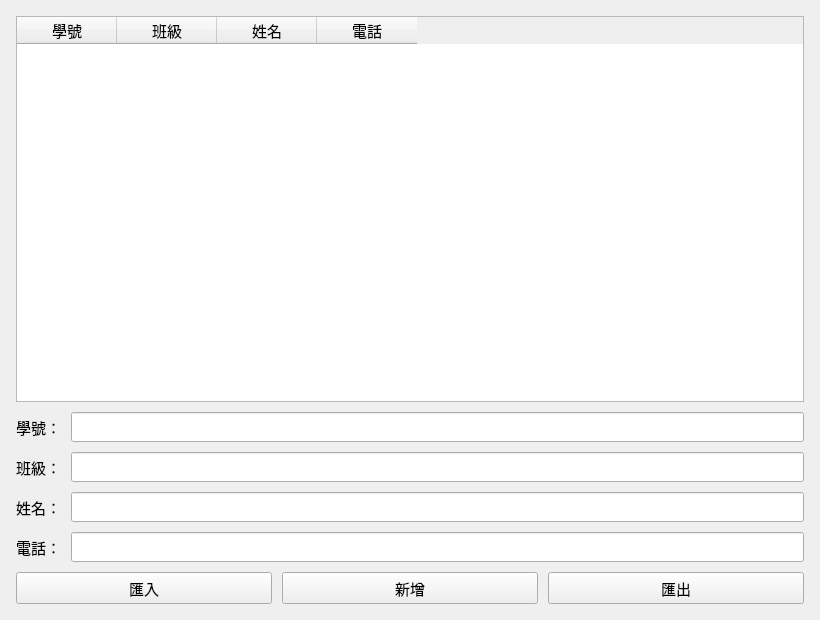
<?xml version="1.0" encoding="UTF-8"?>
<ui version="4.0">
 <class>MyWidget</class>
 <widget class="QWidget" name="MyWidget">
  <property name="geometry"><rect><x>0</x><y>0</y><width>820</width><height>620</height></rect></property>
  <property name="minimumSize"><size><width>660</width><height>480</height></size></property>
  <property name="font"><font><family>Microsoft JhengHei</family><pointsize>11</pointsize></font></property>
  <property name="windowTitle"><string>通訊錄</string></property>
  <layout class="QVBoxLayout" name="verticalLayout" stretch="1,0,0">
   <property name="spacing"><number>10</number></property>
   <property name="leftMargin"><number>16</number></property>
   <property name="topMargin"><number>16</number></property>
   <property name="rightMargin"><number>16</number></property>
   <property name="bottomMargin"><number>16</number></property>
   <item>
    <widget class="QTableWidget" name="tableWidget">
     <property name="rowCount"><number>0</number></property>
     <property name="columnCount"><number>4</number></property>
     <column><property name="text"><string>學號</string></property></column>
     <column><property name="text"><string>班級</string></property></column>
     <column><property name="text"><string>姓名</string></property></column>
     <column><property name="text"><string>電話</string></property></column>
    </widget>
   </item>
   <item>
    <layout class="QFormLayout" name="formLayout">
     <property name="fieldGrowthPolicy"><enum>QFormLayout::AllNonFixedFieldsGrow</enum></property>
     <property name="verticalSpacing"><number>10</number></property>
     <item row="0" column="0"><widget class="QLabel" name="studentIdLabel"><property name="text"><string>學號：</string></property><property name="buddy"><cstring>studentIdEdit</cstring></property></widget></item>
     <item row="0" column="1"><widget class="QLineEdit" name="studentIdEdit"/></item>
     <item row="1" column="0"><widget class="QLabel" name="classLabel"><property name="text"><string>班級：</string></property><property name="buddy"><cstring>classEdit</cstring></property></widget></item>
     <item row="1" column="1"><widget class="QLineEdit" name="classEdit"/></item>
     <item row="2" column="0"><widget class="QLabel" name="nameLabel"><property name="text"><string>姓名：</string></property><property name="buddy"><cstring>nameEdit</cstring></property></widget></item>
     <item row="2" column="1"><widget class="QLineEdit" name="nameEdit"/></item>
     <item row="3" column="0"><widget class="QLabel" name="phoneLabel"><property name="text"><string>電話：</string></property><property name="buddy"><cstring>phoneEdit</cstring></property></widget></item>
     <item row="3" column="1"><widget class="QLineEdit" name="phoneEdit"/></item>
    </layout>
   </item>
   <item>
    <layout class="QHBoxLayout" name="buttonLayout">
     <item><widget class="QPushButton" name="importButton"><property name="minimumSize"><size><width>0</width><height>32</height></size></property><property name="text"><string>匯入</string></property></widget></item>
     <item><widget class="QPushButton" name="addButton"><property name="minimumSize"><size><width>0</width><height>32</height></size></property><property name="text"><string>新增</string></property></widget></item>
     <item><widget class="QPushButton" name="exportButton"><property name="minimumSize"><size><width>0</width><height>32</height></size></property><property name="text"><string>匯出</string></property></widget></item>
    </layout>
   </item>
  </layout>
 </widget>
 <tabstops><tabstop>studentIdEdit</tabstop><tabstop>classEdit</tabstop><tabstop>nameEdit</tabstop><tabstop>phoneEdit</tabstop><tabstop>addButton</tabstop><tabstop>importButton</tabstop><tabstop>exportButton</tabstop><tabstop>tableWidget</tabstop></tabstops>
 <resources/>
 <connections/>
</ui>
